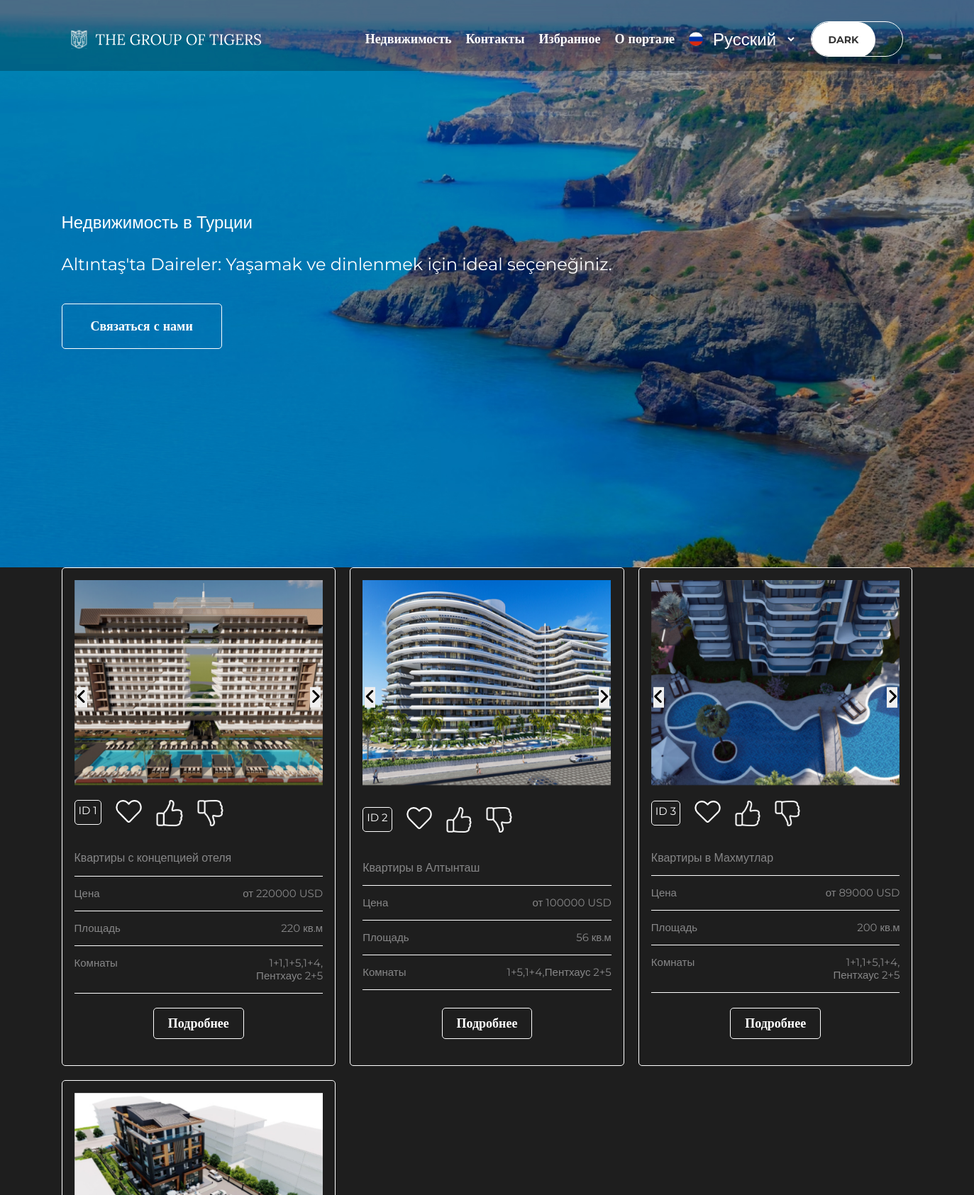
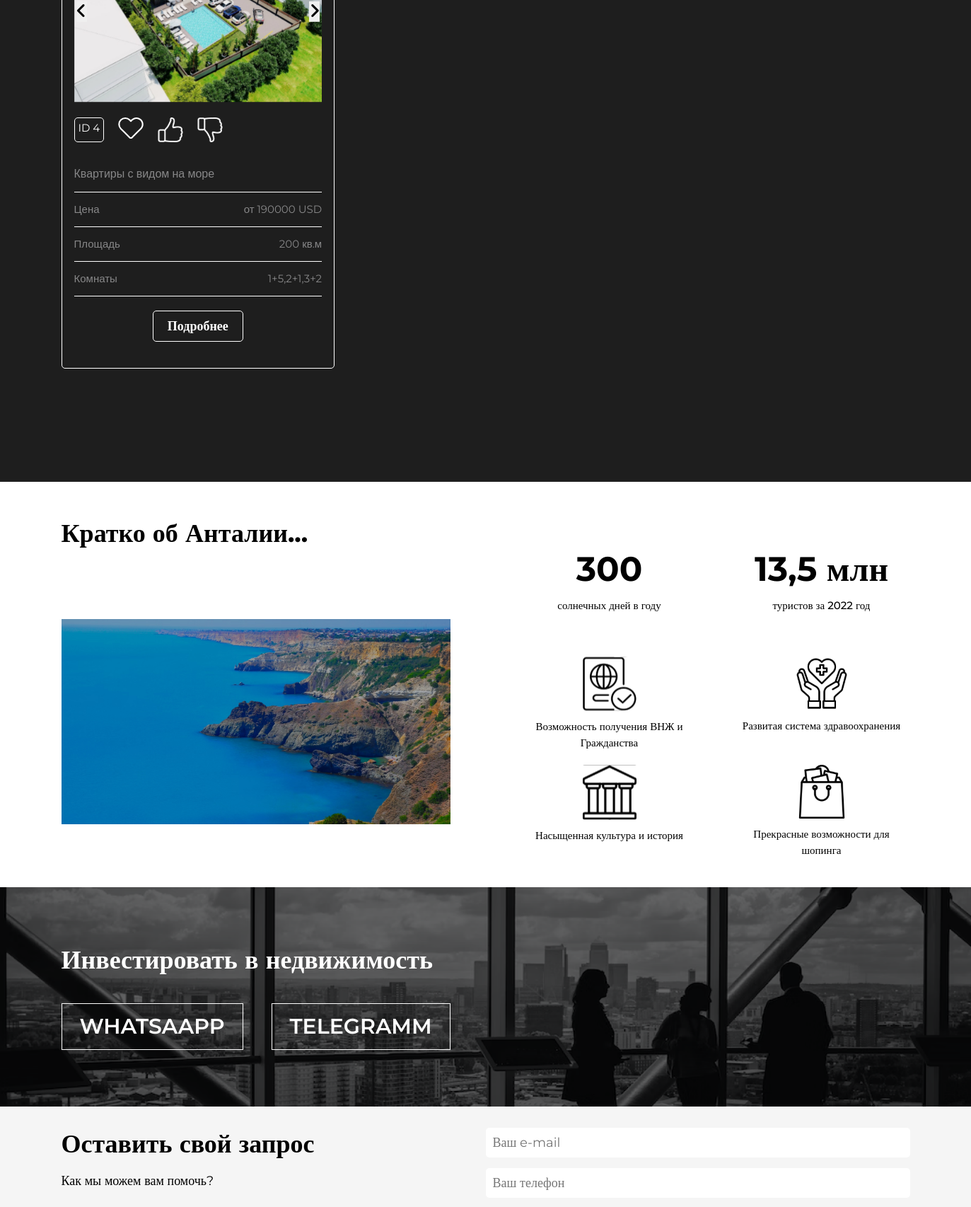
Page /ru/ (upper part) on the committed database (2 pictures, top to bottom).
### config_site/models.py (models this page shows, shortened)
class Title(models.Model):
    name = models.CharField(
        max_length=255,
        verbose_name="Заголовок",
        help_text="Заголовок страницы",
        unique=True
    )  # заголовок страницы
    def __str__(self):
        return self.name
    class Meta:
        verbose_name = 'Заголовок'
        verbose_name_plural = 'Заголовки'
        db_table = 'title'

class SubTitle(models.Model):
    name = models.CharField(
        max_length=255,
        verbose_name="Заголовок",
        help_text="Заголовок страницы",
        unique=True
    )  # заголовок страницы
    def __str__(self):
        return self.name
    class Meta:
        verbose_name = 'Подзаголовок'
        verbose_name_plural = 'Подзаголовки'
        db_table = 'subtitle'

### ilan/models.py (models this page shows, shortened)
class Image(models.Model):
    image = models.ImageField(
        verbose_name='Изображение',
        help_text='Разрешение изображения должно быть 1920x1080 и выше',
    )
    product = models.ForeignKey(
        Product,
        on_delete=models.PROTECT,
        related_name='images'
    )
    class Meta:
        verbose_name = 'Изображение'
        verbose_name_plural = 'Изображения'

class Product(models.Model):
    title = models.CharField(
        verbose_name="Название (Квартиры с концепцией отеля)",
        max_length=250,
        help_text="Максимум 250 символов",
        unique=True
    )
    description = models.TextField(
        verbose_name="Описание объявления"
    )
    price = models.IntegerField(
        verbose_name="Цена",
        help_text='Максимум 20 символов'
    )
    category = models.ForeignKey(
        Category,
        on_delete=models.PROTECT,
        verbose_name="Категория",
        help_text="Например (Дом).",
    )
    square = models.PositiveSmallIntegerField(
        verbose_name="Площадь",
    )
    rooms = models.ManyToManyField(
        Rooms,
        verbose_name="Комнаты",
    )
    area = models.ForeignKey(
        Area,
        on_delete=models.PROTECT,
        verbose_name="Район (Местонахождения)"
    )
    view = models.ManyToManyField(
        Ip,  # Ip адрес
        verbose_name='View',  # Просмотр
        related_name='view_products',  # related_name='view_products'
        help_text='view count',  # Просмотры
        blank=True,
        null=True,
    )  # View
    created = models.DateTimeField(
        auto_now_add=True,
        verbose_name='Дата создания',
    )  # Дата создания
    updated = models.DateTimeField(
        auto_now=True,
        verbose_name='Дата обновления',
    )  # Дата обновления
    is_active = models.BooleanField(
        default=True,
        verbose_name='Активный',
        help_text='Активный или Скрытый',
    )  # Активный
    slug = models.SlugField(
        max_length=100,  # Максимальная длина 100 символов
        verbose_name='URL',  # URL
        help_text='Max 100 symbols, unique e.g. "alanya-villa-270"',  # URL
        unique=True,
    )  # URL продукта
    top_offer = models.BooleanField(
        help_text="Да/Нет (по умолчанию НЕТ)",
        verbose_name="Топ предложений",
        default=False,
    )
    new_offer = models.BooleanField(
        help_text="Да/Нет (по умолчанию НЕТ)",
        verbose_name="Новые предложения",
        default=False,
    )
    hot_deal = models.BooleanField(
        help_text="Да/Нет (по умолчанию НЕТ)",
        verbose_name="Горячие предложения",
        default=False,
    )
    class Meta:
        verbose_name = 'Объявления'
        verbose_name_plural = 'Объявлении'

### home/models.py (models this page shows)
class Rooms(models.Model):
    title = models.CharField(
        verbose_name="Комнаты в квартире (1+1)",
        max_length=50,
        unique=True,
        help_text="Максимум 50 символов"
    )
    def __str__(self):
        return self.title
    class Meta:
        verbose_name = "Комната"
        verbose_name_plural = "Комнаты"
        db_table = "rooms"

### home/views.py (the view)
# urls.py: path('', ProductListView.as_view(), name='home'),
class ProductListView(ListView):
    model = Product
    context_object_name = "products"
    template_name = "ilan/index.html"

### templates/ilan/index.html (shortened to what this page needs)
{% extends 'base.html' %}
{% load static %}
{% load i18n %}
{% block content %}
    <div class="sale" id="sale">
        <div class="container">
            <div class="product-grid">
                {% for product in products %}
                    <div class="product-card">
                        <div class="slider owl-carousel" id="slider{{ product.id }}">
                            {% if product.images.all %}
                                {% for image in product.images.all %}
                                    <div>
                                        <img src="{{ image.image.url }}" alt="Product 1" class="image" width="350"
                                             height="290">
                                    </div>
                                {% endfor %}
                            {% endif %}
                        </div>
                        <div class="carousel-nav">
                            <button class="carousel-prev" data-slider="slider{{ product.id }}"><i
                                    class="fa fa-angle-left"></i>
                            </button>
                            <button class="carousel-next" data-slider="slider{{ product.id }}"><i
                                    class="fa fa-angle-right"></i>
                            </button>
                        </div>
                        <ul class="action_product">
                            <li class="id_product">
                                <span>ID&nbsp</span><br>
                                <span>{{ product.id }}</span>
                            </li>
                            <li>
                                <img src="{% static 'img/favorit.svg' %}" onclick="addFavorite({{ product.id }})"
                                     alt="love">
                            </li>
                            <li>
                                <img src="{% static 'img/like.svg' %}" onclick="addLike({{ product.id }})" alt="like">
                            </li>
                            <li>
                                <img src="{% static 'img/dislike.svg' %}" onclick="addDislike({{ product.id }})"
                                     alt="dislike">
                            </li>
                        </ul>
                        <div class="description_product">
                            <div class="description_list">
                                <div class="item-list">
                                    <div class="title-list">{{ product.title }}</div>
                                </div>
                                <div class="item-list">
                                    <div class="price-item">
                                        <ul>
                                            <li>
                                                {% trans 'Цена' %}
                                            </li>
                                            <li>{% trans 'от' %} {{ product.price }} USD</li>
                                        </ul>
                                    </div>
                                </div>
                                <div class="item-list">
                                    <div class="square-item">
                                        <ul>
                                            <li>{% trans 'Площадь' %}</li>
                                            <li>{{ product.square }} {% trans 'кв.м' %}</li>
                                        </ul>
                                    </div>
                                </div>
                                <div class="item-list">
                                    <div class="rooms-list">
                                        <ul>
                                            <li>{% trans 'Комнаты' %}</li>
                                            <li>
                                                <ul>
                                                    {% for room in product.rooms.all %}
                                                        <li>{{ room }}{% if not forloop.last %}, {% endif %}</li>
                                                    {% endfor %}
                                                </ul>
                                            </li>
                                        </ul>
                                    </div>
                                </div>
                            </div>
                        </div>
                        <a href="#" class="btn-more">{% trans 'Подробнее' %}</a>
                    </div>
                {% endfor %}
            </div>
        </div>
    </div>
    <section class="sec2">
        <div class="container">
            <h2 class="aboutSec2">Кратко об Анталии... </h2>
            <div class="sec2Main">
                <div class="sec2Left">
                    <img src="{% static 'img/main.jpg' %}" alt="" class="sec2Content">
                </div>
                <div class="sec2Right">
                    <div class="sec2RightBlock"><h1 class="mainSec2Text">300</h1><h4 class="sec2SomeText">солнечных дней
                        в году</h4></div>
                    <div class="sec2RightBlock"><h1 class="mainSec2Text">13,5 млн</h1><h4 class="sec2SomeText">туристов
                        за 2022 год</h4></div>
                    <div class="sec2RightBlock"><img src="{% static 'img/passport.svg' %}" alt=""
                                                     class="sec2RightBlockPicture"><h4 class="sec2SomeText">Возможность
                        получения ВНЖ и Гражданства</h4></div>
                    <div class="sec2RightBlock"><img src="{% static 'img/health.svg' %}" alt=""
                                                     class="sec2RightBlockPicture"><h4 class="sec2SomeText">Развитая
                        система здравоохранения</h4></div>
                    <div class="sec2RightBlock"><img src="{% static 'img/build.svg' %}" alt=""
                                                     class="sec2RightBlockPicture"><h4 class="sec2SomeText">Насыщенная
                        культура и история</h4></div>
                    <div class="sec2RightBlock"><img src="{% static 'img/shoping.svg' %}" alt=""
                                                     class="sec2RightBlockPicture"><h4 class="sec2SomeText">Прекрасные
                        возможности для шопинга</h4></div>
                </div>
            </div>
        </div>
    </section>
    <section class="sec4">
        <div class="container">
            <h2 class="mainSec4Text">Инвестировать в недвижимость</h2>
            <div class="sec4Buttons">
                <button class="contactButton">WHATSAAPP</button>
                <button class="contactButton">TELEGRAMM</button>
            </div>
        </div>
    </section>
    <section class="sec5">
        <div class="container">
            <div class="sec5main">
                <div class="sec5Left">
                    <div class="sec5MainText">
                        <h1 class="acquire">Оставить свой запрос</h1>
                        <h4 class="otherText">Как мы можем вам помочь?</h4>
                    </div>
                </div>
                <div class="sec5Right">
                    <input type="text" placeholder="Ваш e-mail" name="customer_email" required class="emailInp sec5Inp">
                    <input type="text" placeholder="Ваш телефон" required class="phoneInp sec5Inp">
                </div>
            </div>
        </div>
    </section>
{% endblock %}

### templates/include/header.html (shortened to what this page needs)
{% load i18n %}
{% load static %}
<header>
    <div class="headerTop">
        <div class="headerTopElements">
            <div class="navLeft">
                <img src="{% static 'img/svg/logo__.svg' %}" alt="" class="logo">
            </div>
            <div class="navRight">
                <ul class="pages">
                    <li class="options"><a href="{% url 'home' %}">{% trans "Недвижимость" %}</a></li>
                    <li class="options"><a href="#">{% trans "Контакты" %}</a></li>
                    <li class="options"><a href="{% url 'favorite' %}">{% trans "Избранное" %}</a></li>
                    <li class="options"><a href="{% url 'about' %}">{% trans "О портале" %}</a></li>
                    <li class="options langOptions">
                        <img src="{% static 'img/flags/ru.svg' %}" alt="ru" width="20px" id="flag">
                        <form action="{% url 'set_language' %}" method="post">{% csrf_token %}
                            <select name="language">
                                {% get_current_language as LANGUAGE_CODE %}
                                {% get_available_languages as LANGUAGES %}
                                {% get_language_info_list for LANGUAGES as languages %}
                                {% for language in languages %}
                                    <option value="{{ language.code }}"{% if language.code == LANGUAGE_CODE %}
                                            selected{% endif %}>
                                        {{ language.name_local }}
                                    </option>
                                {% endfor %}
                            </select>
                        </form>
                    <li class="options">
                        <label><input type="checkbox" class="theme">
                            <span class="forTheme"></span>
                        </label></li>
                </ul>
            </div>
        </div>
    </div>
    <div class="container">
        <div class="headerMain">
            <h2 class="MainText">{{ title }}</h2>
            <h4 class="SomeText">{{ subtitle }}</h4>
            <button class="contactWithUs">{% trans 'Связаться с нами' %}</button>
        </div>
    </div>
</header>

### rows in the picture
Title: name "Недвижимость в Турции"
SubTitle: name "Altıntaş'ta Daireler: Yaşamak ve dinlenmek için ideal seçeneğiniz."
Product: id "1", title "Квартиры с концепцией отеля", price "220000", square "220"
Image: image (picture)
Rooms: title "1+1"
Rooms: title "1+5"
Rooms: title "1+4"
Rooms: title "Пентхаус 2+5"
Product: id "2", title "Квартиры в Алтынташ", price "100000", square "56"
Image: image (picture)
Product: id "3", title "Квартиры в Махмутлар", price "89000", square "200"
Image: image (picture)
Product: id "4", title "Квартиры с видом на море", price "190000", square "200"
Image: image (picture)
Rooms: title "2+1"
Rooms: title "3+2"

### other values in the picture
form field language "Русский"
